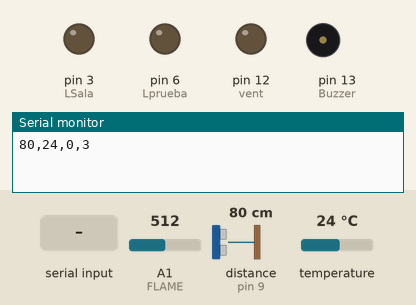
Recording of a sketch running on a simulated Arduino Uno, built with avr-gcc and run on an emulated ATmega328P. On the bench: output pins drawn as LEDs (lit = HIGH), buzzer (waves = sounding, pin HIGH), the last lines printed to the serial monitor. Wiring (inferred from the names in the program): ultrasonic range finder: trigger pin 10; echo pin 9. Inputs (shaded band) come from the test bench; at power-on: A1 (FLAME) = 512, temperature 24 °C, distance to the obstacle (sensor on pin 9) 80 cm. The echo pulse lasts 58.3 µs per cm; pins used as bus, display or sensor lines are not drawn.

Above: at 1.7 s.
1.8 s: A1 (FLAME) set to 456
3.3 s: A1 (FLAME) set to 438
At 4.3 s:
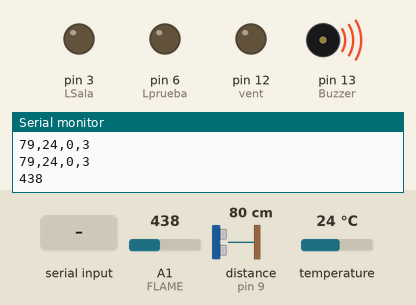
7.4 s: temperature set to 29.3 °C
10.2 s: temperature set to 30.7 °C
At 14.1 s:
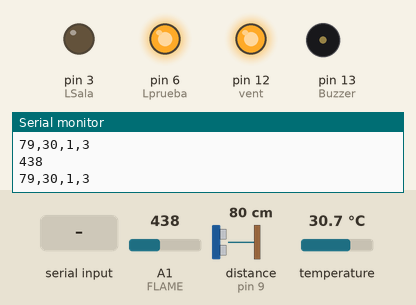
14.3 s: "2" received over the second serial link
At 17.5 s:
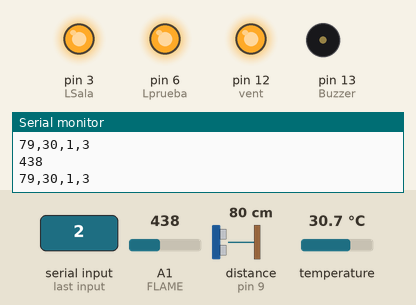
18.4 s: temperature set to 12 °C
At 22.1 s:
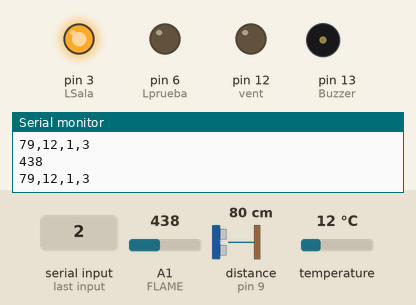
Timing chart, 0 to 23.5 s (numbered marks = the images above; inputs shaded):
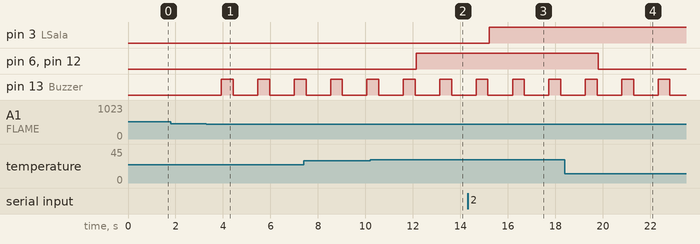

Measured:
- the behaviour switches between 450 and 449 on A1 (FLAME) (found by bisection; images 0 and 1)
- the behaviour switches between 30 and 30.1 °C on temperature (found by bisection; images 1 and 2)
- after the input at 3.3 s, pin 13 (Buzzer): alternates HIGH for 0.50 s and LOW for 1.0 s, starting after 0.63 s
- after the input at 10.2 s, pin 6 (Lprueba), pin 12 (vent): LOW → HIGH after 1.9 s
- after the input at 14.3 s, pin 3 (LSala): LOW → HIGH after 0.92 s
- after the input at 18.4 s, pin 6 (Lprueba), pin 12 (vent): HIGH → LOW after 1.4 s

The sketch:

proximidad_Bluethoot.ino
```cpp
#include <SoftwareSerial.h>
#include <OneWire.h>
#include <DallasTemperature.h>

 //variables proximidad
 int TRIG = 10;
 int ECO=9;
 //int LED=3;
 int DURACION;
 int DISTANCIA;
 const int Buzzer=13;
 int bandera=0;

//Variables Blurtooth

char buffer[10];
char boton;
//Conexión de los pines Tx y Rx
int pinTx=5;
int pinRx=4;
int LSala=3;
int Lprueba=6;
SoftwareSerial bluetooth(pinTx,pinRx);

//Variables temperatura

#define ONE_WIRE_BUS 2
int vent = 12;
OneWire oneWire(ONE_WIRE_BUS);
DallasTemperature sensors(&oneWire);
float tempC;

//lanza llamas
const int FLAME=A1;
int valorSensor=0;
int emergencia=0;


void setup() {
  //Variables proximidad
  pinMode (TRIG, OUTPUT);
  pinMode (ECO, INPUT);
  pinMode(Buzzer, OUTPUT);

  //Variables luz
  pinMode(LSala,OUTPUT);
  Serial.begin(9600);

  //Bluethoot
  bluetooth.begin(9600);

  //Temperatura
  sensors.begin();
  //pinMode(vent, OUTPUT); //¿Esta línea va a o no???
  pinMode(Lprueba, OUTPUT);

  //lanza llamas
  pinMode(FLAME,INPUT);


}

void loop() {

  int dist = leer_proximidad();
  int temp = leer_temperatura();
  int emergenciaFuego = lanza_llamas();
  int mensajeCerradura = 3;

  sensorTemperatura();//IMPORTANTE se tiene que poner antes de comprobar que el bluetooth esté disponible sino solo toma un solo dato
  if(bandera==0){
      sensorProximidad();
  }

    //Para varias variables
  sprintf(buffer, "%d,%d,%d,%d" ,dist,temp,emergenciaFuego,mensajeCerradura);
  bluetooth.println(buffer);
  Serial.println(buffer);


  if(bluetooth.available()>0){

      boton=bluetooth.read();
      //Serial.println(boton);

      if(boton=='6'){
        bandera=1;
        Serial.print("Bandera: ");
        Serial.println(bandera);
      }

      luces();
  }
}


float leer_proximidad(){

  digitalWrite(TRIG, HIGH);
  delay(1);
  digitalWrite(TRIG, LOW);
  DURACION= pulseIn(ECO,HIGH);
  DISTANCIA= DURACION/58.2;
  //Serial.println(DISTANCIA);
  delay(200);

  return DISTANCIA;
}

float leer_temperatura(){

  sensors.requestTemperatures(); // Send the command to get temperatures
  tempC = sensors.getTempCByIndex(0);

  return tempC;
}

void luces(){

  if(boton=='2'){
    //Serial.println("Luz sala encendida");
    digitalWrite(LSala, HIGH);
  }
  if(boton=='3'){
    //Serial.println("Luz sala apagada");
    digitalWrite(LSala, LOW);
  }
}
void sensorProximidad(){

  if (DISTANCIA<=20 && DISTANCIA >=0){
     delay(DISTANCIA*10);
     analogWrite(Buzzer,225);
     delay(100);
     analogWrite(Buzzer,LOW);
    }

  if(DISTANCIA<=4 && DISTANCIA >=0){
     analogWrite(Buzzer,225);
     delay(2000);
     analogWrite(Buzzer,LOW);
  }
}

void sensorTemperatura(){
    if(tempC>30.0){
      analogWrite(vent, 255);
      digitalWrite(Lprueba, HIGH);
    }
    else{
      analogWrite(vent, 0);
      digitalWrite(Lprueba, LOW);
    }
 }

 int lanza_llamas(){

  valorSensor=analogRead(A1);
  //Serial.println(valorSensor);
  emergencia=0;

  if (valorSensor<450){
    Serial.println(valorSensor);
    digitalWrite(Buzzer,HIGH);
    delay(500);
    digitalWrite(Buzzer,LOW);
    delay(50);
    emergencia=1;
    //Serial.println(emergencia);
  }
  return emergencia;
}
```
